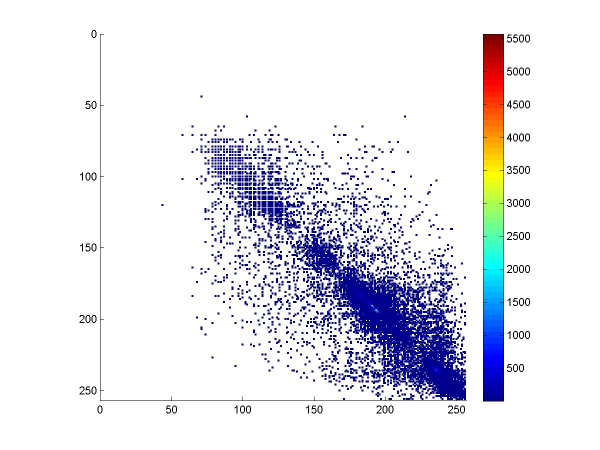
%> input picture CE.jpg, 1200 x 900 px, given in place of 4000.pgm, which was not available (shown at 1/2 size)
$ octave exp_images.m   (GNU Octave 9; MATLAB toolbox functions it lacks are replaced by stand-ins)
%> lines starting %> are read from the running program, lines starting %| are printed output that depends on the picture; in (x1, y1, x2, y2) boxes, pixels count from 0 and x2, y2 are one past the last pixel; in counts of white or black regions, pixels touching at a corner belong together; the program's own positions count from 1; pictures that were not available may be replaced by others from this repository, and a replacement may not be noted
clear
clc
Alpha =0.2; %[0.2,1,3,5]
Beta =  12;% [0.5,1,12,20]
Gamma = 0.08;% [0.08,0.8,1,2]
Delta =  0.5;% [0.5,1,5,10]
n = 4000;
offsets = [-1 1];
img = imread(['Database\BOSS\',num2str(n),'.pgm']);
%> img is the input picture: size 900x1200x3 uint8; mean R, G, B 231.1, 231.3, 239.1
img = img(121:376,121:376);
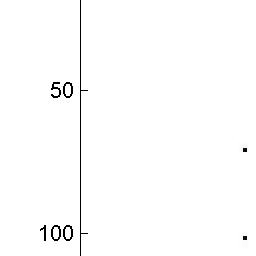
%> img: size 256x256 uint8; min 0, max 255, mean 252.5
%% Unaltered
 S_unaltered = graycomatrix(img,'NumLevels',256,'Offset',offsets);
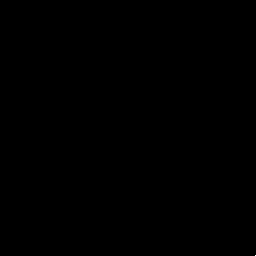
%> S_unaltered: size 256x256 double; min 0, max 61547, mean 1; drawn with min black and max white
 figure
 imshow(single(S_unaltered))
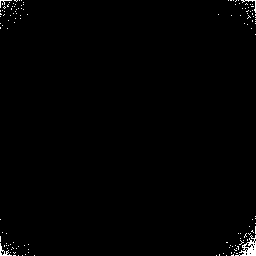
%> displayed picture: size 256x256, on the screen's scale of 0 to 255; 0.75% white in thin lines or dots
%% Gamma Correction
 gamma = 0.1 + (1.5-0.1)*rand(1,1);
 img_gc = uint8(255.*((double(img)./255).^(gamma)));
 S_gamma = graycomatrix(img_gc,'NumLevels',256,'Offset',offsets);
 figure
 imshow(single(S_gamma))
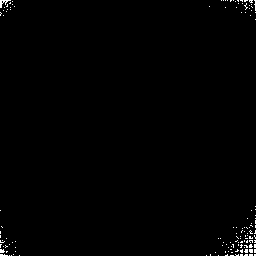
%> displayed picture: size 256x256, on the screen's scale of 0 to 255; 0.67% white in thin lines or dots

%% Histogram Streching
  img_hs = imadjust(img,stretchlim(img),[0.1 0.6]);
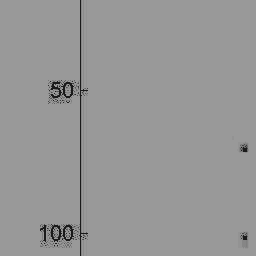
%> img_hs: size 256x256 uint8; min 26, max 153, mean 151.1
  S_hs = graycomatrix(img_hs,'NumLevels',256,'Offset',offsets);
  figure
  imshow(single(S_hs))
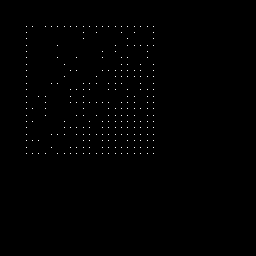
%> displayed picture: size 256x256, on the screen's scale of 0 to 255; 0.36% white in thin lines or dots, all inside (x1, y1, x2, y2) = (26, 26, 154, 154)
  %% CLAHE
  gamma = 0.001 + (0.02-0.001)*rand(1,1);
  img_clahe = adapthisteq(img,'ClipLimit',gamma);
  S_clahe = graycomatrix(img_clahe,'NumLevels',256,'Offset',offsets);
  figure
  imshow(single(S_clahe))
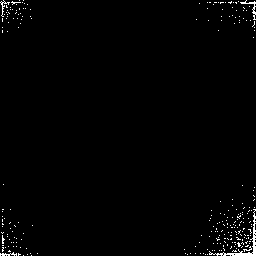
%> displayed picture: size 256x256, on the screen's scale of 0 to 255; 1.2% white in thin lines or dots
  %% GD
  gamma = 0.001 + (0.02-0.001)*rand(1,1);
%> (the run ends here)
